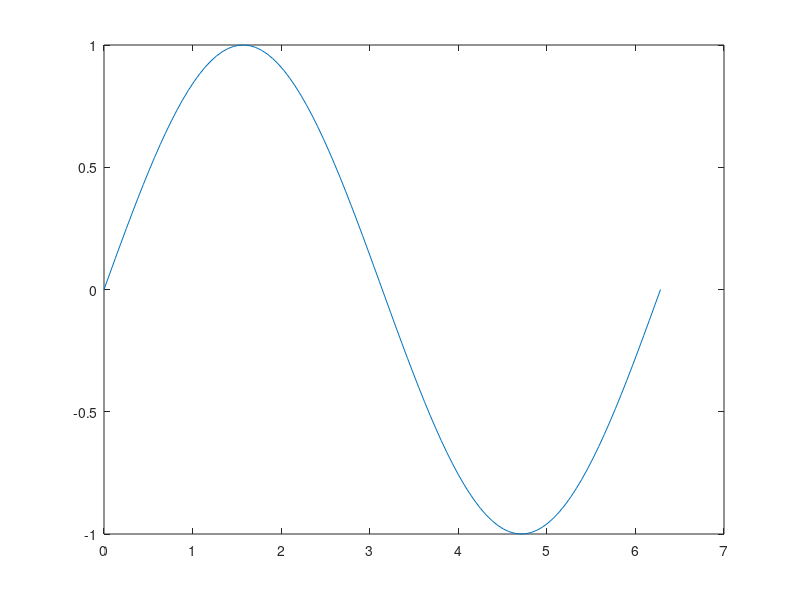
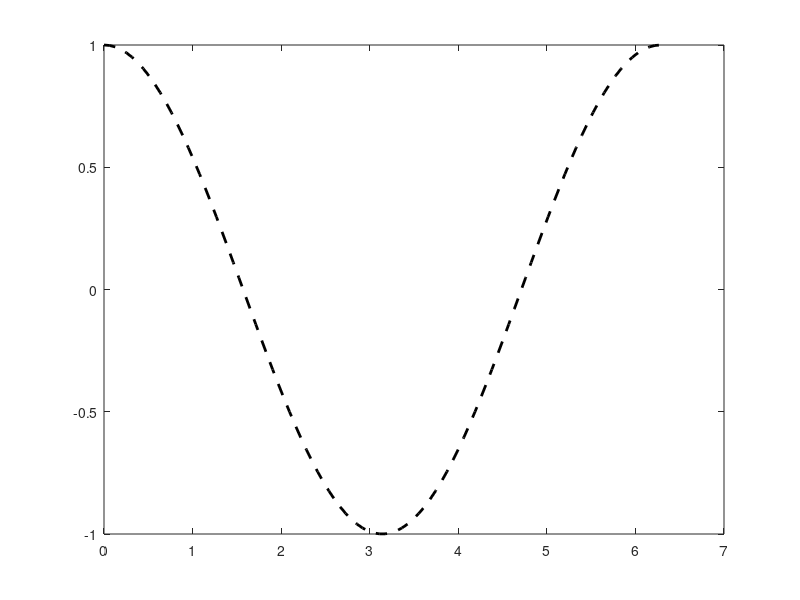
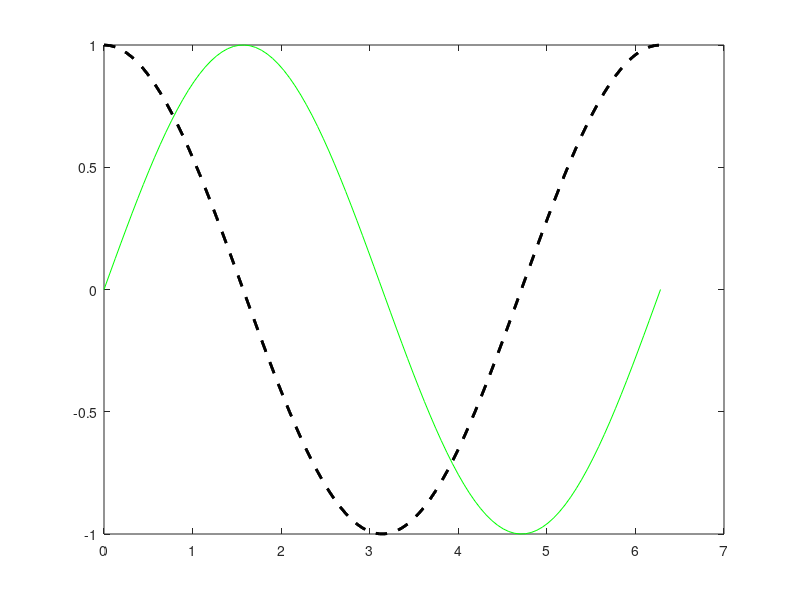
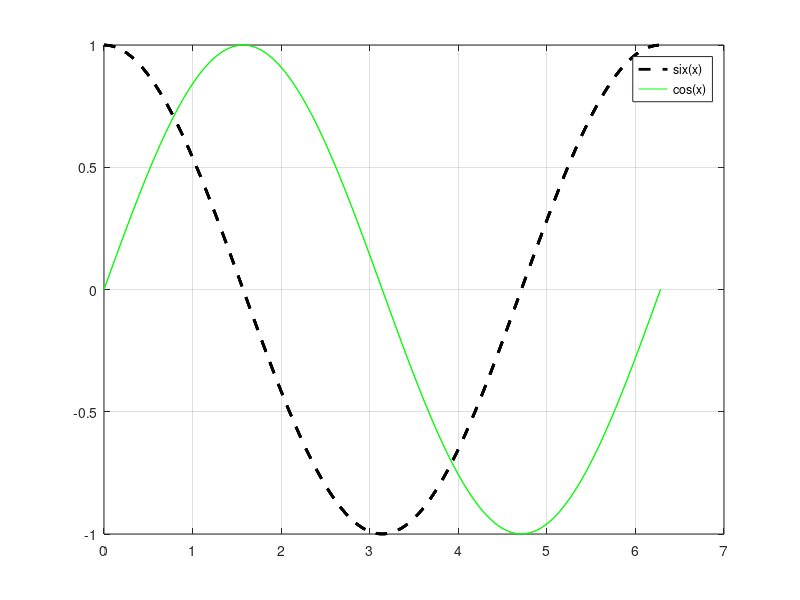

MATLAB code to generate these figures, in order:
%%%  Graf funkce, interval s ekvidistantním krokem

x = linspace(0, 2*pi, 10)      % vytvor vektor 10 bodu na intervalu [0, 2pi]
f = sin(x)                     % vypocitej sin(x) v hodnotach danych x
g = cos(x)                     % vypocitej cos(x) v hodnotach danych x


x = linspace(0, 2*pi, 100);    % vytvor vektor 100 bodu na intervalu [0, 2pi]
f = sin(x);                    % vypocitej sin(x) v hodnotach danych x
g = cos(x);                    % vypocitej cos(x) v hodnotach danych x


plot (x, f);                   % zobraz data f = f(x)
print -dpng fce.png            % uloz vysledny obrazek jako png (neni nezbytne nutne)

% Novy plot se otevira samostane/prepisuje stary plot
plot (x, f, "g");                       % dodatecne atributy zobrazeni: "g"  ...zelena cara
plot (x, g, "--k", "linewidth",  2);    % dodatecne atributy zobrazeni: "--k"  ...carkovana cerna cara
                                        %                               linewidth, 2 ...cara tloustky 2
print -dpng fce.png

% RESENI: prikaz "hold" pozdrzi vystup, takze se vsechy
%         nasleduji ploty ukladaji do jednotho obrazku
hold
plot (x, f, "g");
plot (x, g, "--k", "linewidth",  2);
print -dpng fce.png
hold off

% Dodatecne atributy grafu
hold
plot (x, f, "g");
plot (x, g, "--k", "linewidth",  2);
legend("six(x)", "cos(x)")              % zobraz legendu
grid                                    % zobraz sit na pozadi
print -dpng fce.png
